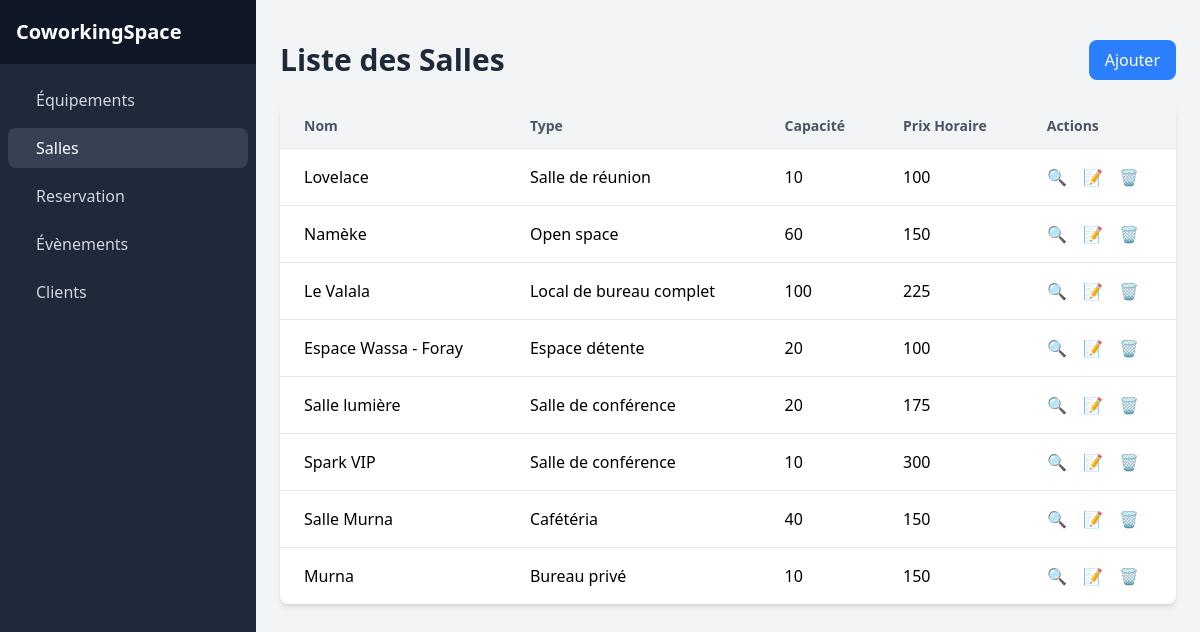
Page /Coworking/pages/salle_list.php on the committed database.
### tables this page shows
CREATE TABLE IF NOT EXISTS `salle` (
  `id` int NOT NULL AUTO_INCREMENT,
  `nom` varchar(255) DEFAULT NULL,
  `description` varchar(255) DEFAULT NULL,
  `capacite` int DEFAULT NULL,
  `image` varchar(255) DEFAULT NULL,
  `price` double DEFAULT NULL,
  `type_id` int DEFAULT NULL,
  PRIMARY KEY (`id`),
  KEY `type_id` (`type_id`)
);

CREATE TABLE IF NOT EXISTS `type` (
  `id` int NOT NULL AUTO_INCREMENT,
  `nom` varchar(100) DEFAULT NULL,
  PRIMARY KEY (`id`)
);

### Coworking/classe/Salle.php (called while the page is built, shortened)
<?php
class Salle {
    public static function getAllSalles(): array {
        $pdo = Database::connect();
        $stmt = $pdo->prepare("SELECT salle.*, type.nom AS type_nom FROM salle JOIN type ON salle.type_id = type.id");
        $stmt->execute();
        return $stmt->fetchAll(PDO::FETCH_ASSOC);
    }
}

### Coworking/pages/salle_list.php (the view, shortened to what this page needs)
<?php
    require_once '../classe/Salle.php';
    $salles = Salle::getAllSalles()
?>
<?php
    include("../component/header_gest.php");
?>
    <div class="container mx-auto px-6 py-10">
            <div class="flex justify-between items-center mb-6">
                <h2 class="text-3xl font-semibold text-gray-800">Liste des Salles</h2>
                <a href="../pages/salle_add.php" class="bg-blue-500 text-white px-4 py-2 rounded-lg hover:bg-blue-600">Ajouter</a>
            </div>
            <div class="overflow-x-auto bg-white rounded-lg shadow-md">
                <table class="min-w-full table-auto divide-y divide-gray-200">
                    <thead class="bg-gray-100">
                        <tr>
                            <th class="px-6 py-3 text-left text-sm font-semibold text-gray-600">Nom</th>
                            <th class="px-6 py-3 text-left text-sm font-semibold text-gray-600">Type</th>
                            <th class="px-6 py-3 text-left text-sm font-semibold text-gray-600">Capacité</th>
                            <th class="px-6 py-3 text-left text-sm font-semibold text-gray-600">Prix Horaire</th>
                            <th class="px-6 py-3 text-left text-sm font-semibold text-gray-600">Actions</th>
                        </tr>
                    </thead>
                    <tbody class="divide-y divide-gray-200">
                    <?php foreach ($salles as $salle) : ?>
                        <tr class="hover:bg-gray-50">
                            <td class="px-6 py-4"><?php echo htmlspecialchars($salle['nom']); ?></td>
                            <td class="px-6 py-4"><?php echo htmlspecialchars($salle['type_nom']); ?></td>
                            <td class="px-6 py-4"><?php echo htmlspecialchars($salle['capacite']); ?></td>
                            <td class="px-6 py-4"><?php echo htmlspecialchars($salle['price']); ?></td>
                            <td class="px-6 py-4 space-x-3">
                                <a href="../pages/salle_view.php?idv=<?= $salle['id'] ?>">🔍</a>
                                <a href="../pages/salle_update.php?idm=<?= $salle['id'] ?>" class="text-blue-500 hover:underline">📝</a>
                                <a href="../pages/salle_list.php?id=<?= $salle['id'] ?>" class="text-red-500 hover:underline" onclick="return confirm('Confirmer la suppression ?')">🗑️</a>
                            </td>
                        </tr>
                    <?php endforeach; ?>
                    </tbody>
                </table>
            </div>
        </div>
    </div>
</body>
</html>

### rows in the picture
salle: nom "Lovelace", type.nom "Salle de réunion", capacite "10", price "100"
salle: nom "Namèke", type.nom "Open space", capacite "60", price "150"
salle: nom "Le Valala", type.nom "Local de bureau complet", capacite "100", price "225"
salle: nom "Espace Wassa - Foray", type.nom "Espace détente", capacite "20", price "100"
salle: nom "Salle lumière", type.nom "Salle de conférence", capacite "20", price "175"
salle: nom "Spark VIP", type.nom "Salle de conférence", capacite "10", price "300"
salle: nom "Salle Murna", type.nom "Cafétéria", capacite "40", price "150"
salle: nom "Murna", type.nom "Bureau privé", capacite "10", price "150"
